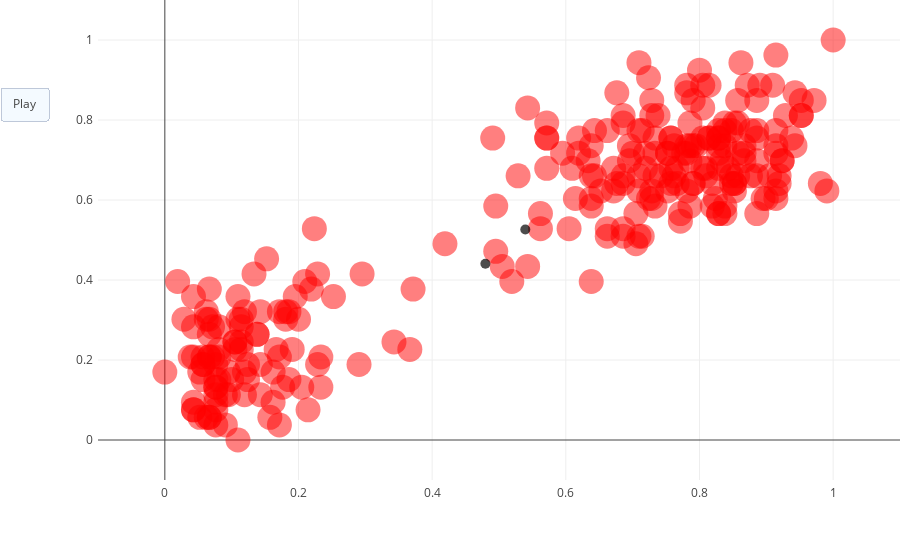

Here is the notebook cell this chart was saved with:
### Code cell
animate_kmeans(2, ndata)

### Figure 1 — Plotly figure (JSON) as saved in the notebook; plotly's stock layout.template omitted (floating-point values rounded to 4 significant figures; data arrays with more than 128 entries replaced by an {"elided": "..."} marker saying what was removed)
{"data": [{"marker": {"cmax": 2, "cmin": 0, "color": {"elided": "272 int values"}, "colorscale": [[0, "rgb(255, 0, 0)"], [0.2, "rgb(255, 0, 0)"], [0.2, "rgb(255, 0, 255)"], [0.4, "rgb(255, 0, 255)"], [0.4, "rgb(0, 255, 0)"], [0.6, "rgb(0, 255, 0)"], [0.6, "rgb(0, 255, 255)"], [0.8, "rgb(0, 255, 255)"], [0.8, "rgb(0, 0, 255)"], [1, "rgb(0, 0, 255)"]], "opacity": 0.5, "size": 25}, "mode": "markers", "type": "scatter", "x": {"elided": "272 float values"}, "y": {"elided": "272 float values"}}, {"marker": {"color": "black", "opacity": 0.7, "size": 10}, "mode": "markers", "type": "scatter", "x": [0.5394, 0.4796], "y": [0.5264, 0.4407]}], "layout": {"hovermode": "closest", "margin": {"l": 0, "pad": 4, "r": 0, "t": 0}, "showlegend": false, "updatemenus": [{"buttons": [{"args": [null, {"frame": {"redraw": false}, "transition": {"duration": 350000, "easing": "quadratic-out"}}], "label": "Play", "method": "animate"}], "pad": {"r": 10, "t": 87}, "type": "buttons"}], "xaxis": {"autorange": false, "range": [-0.1, 1.1]}, "yaxis": {"autorange": false, "range": [-0.1, 1.1]}}}
